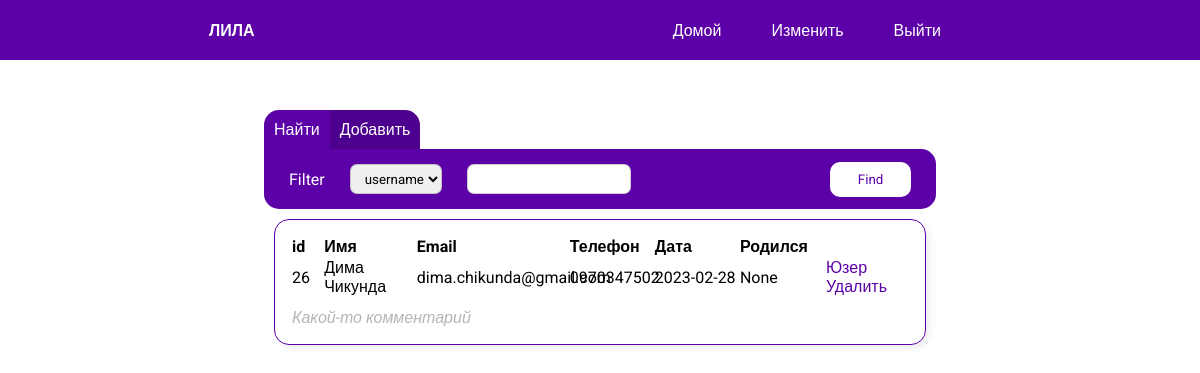
The app's page /index (signed in), older data.
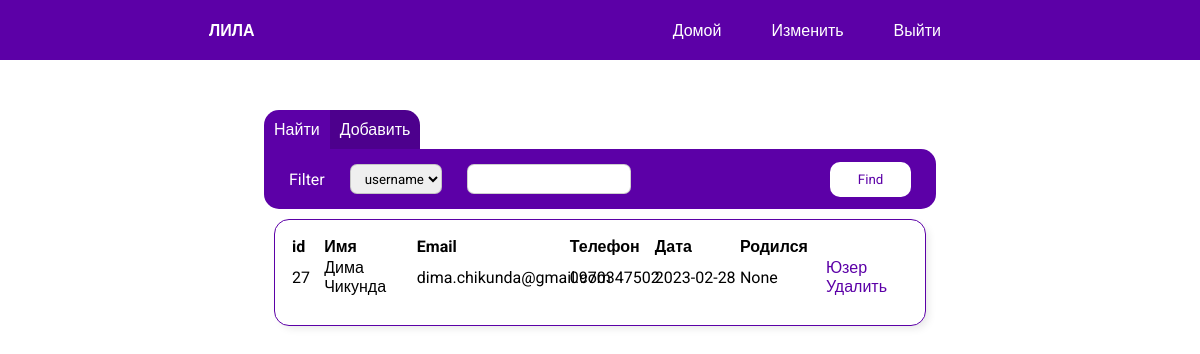
The same page, newer data.
### project/models.py (models this page shows, shortened)
class User(db.Model):
    id = db.Column(db.Integer, primary_key=True)
    name = db.Column(db.String(64))
    email = db.Column(db.String(64), unique=True)
    phone = db.Column(db.String(64), unique=True)
    date = db.Column(db.Date)
    birthday = db.Column(db.Date)
    additional_comment = db.Column(db.String(64))
    game = db.relationship('Game', backref='Game.user_id', cascade="all, delete")

### project/routes.py (the view, shortened to what this page needs)
@app.route('/', methods=['GET', 'POST'])
@app.route('/index', methods=['GET', 'POST'])
@login_required
def index():
    search_form = SearchForm()
    add_form = AddUserForm()
    users = User.query.all()
    return render_template('index.html', search_form=search_form, add_form=add_form, users=users)

### project/forms.py (shortened to what this page needs)
class SearchForm(FlaskForm):
    type = SelectField('Filter', choices=[(1, 'username'), (2, 'email')])
    input = SearchField()
    submit = SubmitField('Find')

class AddUserForm(FlaskForm):
    name = StringField('Имя', validators=[DataRequired()])
    email = EmailField('Email', validators=[Optional()])
    phone = StringField('Phone', validators=[Optional()])
    birthday = DateField('Birthday', validators=[Optional()])
    comment = StringField('Comment')
    submit = SubmitField('Save')

### project/models.py (called while the page is built)
@login.user_loader
def load_user(id):
    return Admin.query.get(int(id))

### project/templates/index.html (shortened to what this page needs)
<link rel="stylesheet" href="/static/css/_user.css">
<link rel="stylesheet" href="/static/css/index.css">
{% extends 'base.html' %}
{% block content %}
<div class="wrapper">
    <div class="users_block">
        <div class="switcher">
            <div class="search_window_button" id = 'pressed'>
                <p>Найти</p>
            </div>
            <div class="add_window_button" id ='unpressed'>
                <p>Добавить</p>
            </div>
        </div>
        <div class="search_block " id="">
            <form class="search" action="" method="POST">
                <ul class="search_menu">
                    {{search_form.type.label}}
                    {{search_form.type(class='field')}}
                    {{search_form.input(class= 'field')}}
                </ul>
                {{search_form.submit(class='button')}}
            </form>
            <div class="result">
                {% for user in users%}
                {% include  '_user.html'%}
                {% endfor %}
            </div>
        </div>
    </div>
</div>
{% endblock %}

### project/templates/base.html (shortened to what this page needs)
<!DOCTYPE html>
<html lang="ru">
<head>
    <link rel="stylesheet" href="{{ url_for('static', filename="css/base.css") }}">
</head>
<body>
    <main>
        <header>
            <div class = 'header_menu'>
                <a href="{{url_for('index')}}" class="logo">ЛИЛА</a>
                <ul class="menu_block">
                    <li><a href="{{url_for('index')}}" class="menu_item">Домой</a></li>
                    <li><a href="" class="menu_item">Изменить</a></li>
                    <a href="{{url_for('logout')}}"  class="menu_item">Выйти</a>
                </ul>
            </div>
        </header>
        {% block content %}{% endblock %}
    </main>
</body>
</html>

### project/templates/_user.html
<div href="/" class="table_block">
    <table class="user_block">
        <tbody>
            <tr>
                <th class="id">id</th>
                <th class="name">Имя</th>
                <th class="email">Email</th>
                <th>Телефон</th>
                <th>Дата</th>
                <th>Родился</th>
                <th></th>
            </tr>
            <tr>
                <td class="id">{{user.id}}</td>
                <td>{{user.name}}</td>
                <td>{{user.email}}</td>
                <td>{{user.phone}}</td>
                <td>{{user.date}}</td>
                <td>{{user.birthday}}</td>
                <td class="buttons">
                    <a href="{{ url_for('user', id=user.id) }}" class="button">Юзер</a>
                    <a href="{{ url_for('delete', id=user.id) }}" class="button">Удалить</a>
                </td>
            </tr>
            <tr>
                <td colspan="5" class="comment">{{user.additional_comment}}</td>
            </tr>
        </tbody>
    </table>
</div>

### project/static/css/_user.css (style rules this page uses)
.table_block { display: block; margin: 10px; }
.user_block { width: 100%; text-align: left; padding: 15px; table-layout: fixed; border-radius: 15px; border: 1px solid rgb(92, 0, 167); -webkit-box-shadow: 4px 4px 9px -2px rgba(0,0,0,0.10); -moz-box-shadow: 4px 4px 9px -2px rgba(0,0,0,0.10); box-shadow: 4px 4px 9px -2px rgba(0,0,0,0.10); }
.id { width: 5%; }
.name { width: 15%; }
.email { width: 25%; }
.comment { padding-top: 10px; font-style: italic; color: rgba(128, 128, 128, 0.583); }

### project/static/css/index.css (style rules this page uses)
.users_block { width: 70%; height: 85vh; margin: 0px auto; margin-top: 50px; }
.switcher { display: flex; text-align: center; }
.switcher p { text-align: center; padding: 10px; cursor: pointer; }
#pressed { background-color: rgb(92, 0, 167); }
#unpressed { background-color: rgb(77, 0, 141); }
.search { display: flex; height: 60px; background-color: rgb(92, 0, 167); border-radius: 0px 15px 15px 15px; align-items: center; }
.search_menu { display: flex; align-items: center; width: 100%; padding-left: 25px; color: white; }
.result { width: 100%; height: 75vh; overflow: scroll; }
.field { height: 30px; margin-left: 25px; border: 1px solid rgba(128, 128, 128, 0.382); border-radius: 7px; padding-left: 10px; }
.search_window_button { border-radius: 15px 0px 0px 0px; color: white; }
.add_window_button { border-radius: 0px 15px 0px 0px; color: white; }
.button { height: 35px; width: 100px; margin-right: 25px; background-color: rgb(255, 255, 255); border: 1px solid rgba(128, 128, 128, 0); border-radius: 10px; color: rgb(92, 0, 167); }

### project/static/css/base.css (style rules this page uses)
* { padding: 0px; margin: 0px; font-family: 'Roboto', sans-serif; text-decoration: none; }
.wrapper { width: 80%; margin: 0px auto; }
.header_menu { width: 100%; height: 60px; display: flex; justify-content: space-around; align-items: center; background-color: rgb(92, 0, 167); }
.menu_block { display: flex; list-style: none; }
.menu_item { padding-right: 50px; color: white; }
.logo { font-weight: 600; color: white; }

Row changes from the older to the newer data that the page shows:
removed User: id "26", name "Дима Чикунда", email "dima.chikunda@gmail.com", phone "0970347502", date "2023-02-28", birthday "None", additional_comment "Какой-то комментарий"
added User: id "27", name "Дима Чикунда", email "dima.chikunda@gmail.com", phone "0970347502", date "2023-02-28", birthday "None"
